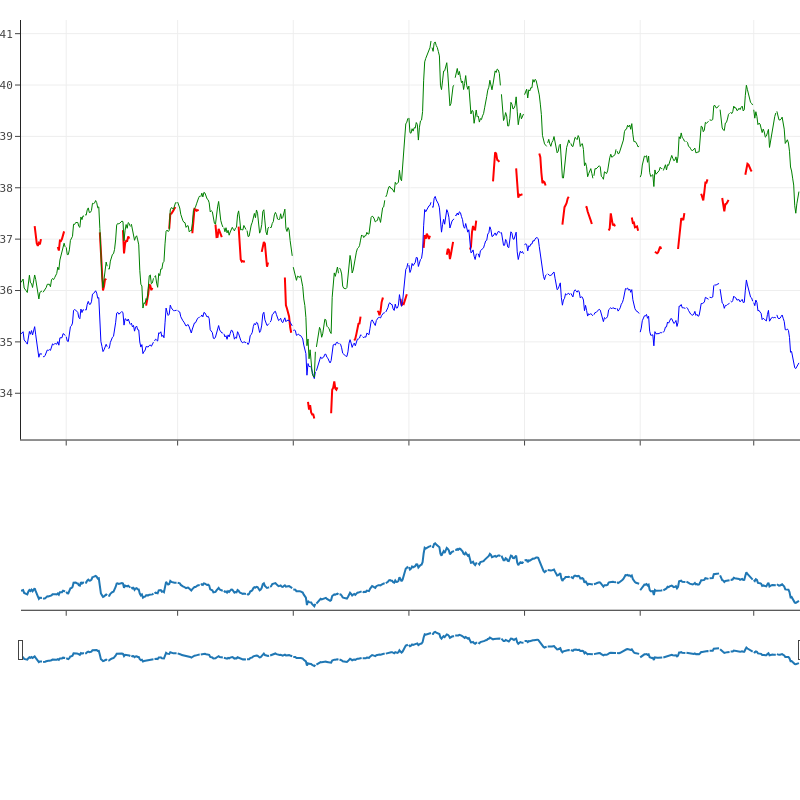

Notebook code cell kept with this figure:
### Code cell
BID_ASK_COLUMNS_MAP = {
    "open": "av_bid",
    "high": "max_ask",
    "low": "min_bid",
    "close": "av_ask",
}


start_dt = datetime(2021, 7, 1, tzinfo=timezone.utc).date()

# df = load_many(["COPX.ARCA", "URA.ARCA"], ["TRADES", "BIDASK"], start=start_dt)

df_copx = load_many(["COPX.ARCA"], ["TRADES"], start=start_dt)[["average", "rth"]]
df_copx = df_copx[df_copx["rth"] == "1"]
df_copx = df_copx.rename(columns={"average": "copx"})

df_hg = load_many(["HG.NYMEX"], ["TRADES"], start=start_dt)[["average", "volume"]]
df_hg = df_hg[df_hg["volume"] != 0]
df_hg = df_hg.rename(columns={"average": "hg"})

df_es = load_many(["ES.GLOBEX"], ["MIDPOINT"], start=start_dt)[["close"]]
df_es = df_es.rename(columns={"close": "es"})
df_es["es"] = df_es["es"].astype(float)

df = pd.concat([df_copx, df_es, df_hg], axis=1)
df.sort_index(inplace=True)
df = df.resample("1H").mean()

# print(df)
# print(df_hg)
# print(pd.concat([df_copx, df_es, df_hg], axis=1))

# df.dropna(inplace=True)
df = df[(df['hg'].notna()) | (df['copx'].notna()) | (df['es'].notna())]


df["hg_cor"] = df["hg"] * 8.2
df["es_cor"] = (df["es"] * df["es"]) * df["hg"] / 2250000 + 1

# print(df.head(830).tail(50))

# df = df.head(13000)

layout = get_layout()

fig = sub.make_subplots(
    figure=go.Figure(layout=layout),
    rows=5,
    cols=1,
    shared_xaxes=True,
    vertical_spacing=0.02,
    row_heights=[0.6, 0.1, 0.1, 0.1, 0.1],
)
# Правильный rangeslider
fig.add_trace(go.Scatter(x=df.index, y=df["hg"]), row=3, col=1)
fig.update_layout(xaxis3=dict(rangeslider=dict(visible=True, thickness=0.05)))
fig['layout']['xaxis2']['visible'] = False
fig['layout']['yaxis3']['visible'] = False


# Индикаторы на графике
line_1 = dict(color="red", width=2)
line_2 = dict(color="blue", width=1)
line_3 = dict(color="green", width=1)
fig.add_trace(go.Scatter(x=df.index, y=df["copx"], line=line_1, name="copx", marker=dict(size=1.5)))
fig.add_trace(go.Scatter(x=df.index, y=df["hg_cor"], line=line_2, name="hg", marker=dict(size=1.5)))
fig.add_trace(go.Scatter(x=df.index, y=df["es_cor"], line=line_3, name="es", marker=dict(size=1.5)))


index_start = df.index[0]
index_end = df.index[-1]

close_na = df["hg"].asfreq("1H").isna()
gaps = close_na[close_na.values].index
data_rangebreaks = {
    "values": list(gaps),
    "dvalue": 60 * 60 * 1000,
}
fig.update_xaxes(
    range=[index_start, index_end],
    rangebreaks=[data_rangebreaks],
)

fig.show()

### Figure 1 — Plotly figure (JSON) as saved in the notebook; plotly's stock layout.template omitted (floating-point values rounded to 4 significant figures; data arrays with more than 128 entries replaced by an {"elided": "..."} marker saying what was removed)
{"data": [{"type": "scatter", "x": {"elided": "802 str values"}, "xaxis": "x3", "y": {"elided": "802 float values"}, "yaxis": "y3"}, {"line": {"color": "red", "width": 2}, "marker": {"size": 1.5}, "name": "copx", "type": "scatter", "x": {"elided": "802 str values"}, "y": {"elided": "802 float values"}}, {"line": {"color": "blue", "width": 1}, "marker": {"size": 1.5}, "name": "hg", "type": "scatter", "x": {"elided": "802 str values"}, "y": {"elided": "802 float values"}}, {"line": {"color": "green", "width": 1}, "marker": {"size": 1.5}, "name": "es", "type": "scatter", "x": {"elided": "802 str values"}, "y": {"elided": "802 float values"}}], "layout": {"autosize": false, "font": {"color": "#444", "family": "Menlo, monospace", "size": 11}, "height": 800, "margin": {"b": 20, "l": 0, "r": 0, "t": 20}, "showlegend": false, "width": 800, "xaxis": {"anchor": "y", "domain": [0.0, 1.0], "gridcolor": "#eee", "gridwidth": 1, "matches": "x5", "range": ["2021-07-01T00:00:00", "2021-08-19T00:00:00"], "rangebreaks": [{"dvalue": 3600000, "values": {"elided": "436 str values"}}], "rangeslider": {"visible": false}, "showgrid": true, "showticklabels": false}, "xaxis2": {"anchor": "y2", "domain": [0.0, 1.0], "matches": "x5", "range": ["2021-07-01T00:00:00", "2021-08-19T00:00:00"], "rangebreaks": [{"dvalue": 3600000, "values": {"elided": "436 str values"}}], "showticklabels": false, "visible": false}, "xaxis3": {"anchor": "y3", "domain": [0.0, 1.0], "matches": "x5", "range": ["2021-07-01T00:00:00", "2021-08-19T00:00:00"], "rangebreaks": [{"dvalue": 3600000, "values": {"elided": "436 str values"}}], "rangeslider": {"thickness": 0.05, "visible": true}, "showticklabels": false}, "xaxis4": {"anchor": "y4", "domain": [0.0, 1.0], "matches": "x5", "range": ["2021-07-01T00:00:00", "2021-08-19T00:00:00"], "rangebreaks": [{"dvalue": 3600000, "values": {"elided": "436 str values"}}], "showticklabels": false}, "xaxis5": {"anchor": "y5", "domain": [0.0, 1.0], "range": ["2021-07-01T00:00:00", "2021-08-19T00:00:00"], "rangebreaks": [{"dvalue": 3600000, "values": {"elided": "436 str values"}}]}, "yaxis": {"anchor": "x", "domain": [0.448, 1.0], "gridcolor": "#eee", "gridwidth": 1, "showgrid": true}, "yaxis2": {"anchor": "x2", "domain": [0.336, 0.428]}, "yaxis3": {"anchor": "x3", "domain": [0.224, 0.316], "visible": false}, "yaxis4": {"anchor": "x4", "domain": [0.112, 0.204]}, "yaxis5": {"anchor": "x5", "domain": [0.0, 0.092]}}}
